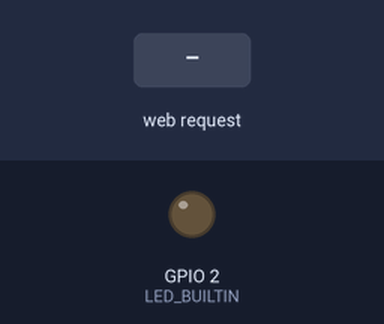
The sketch below on a simulated ESP32. Parts: output pins drawn as LEDs (lit = HIGH). The test bench sets the inputs (shaded band). WiFi joins after 1.5 s; servers stay silent unless stated; what the sketch prints to the serial monitor is not drawn.

Above: at 2.7 s.
2.8 s: HTTP request GET /LED_BUILTIN/on received
At 4.0 s:
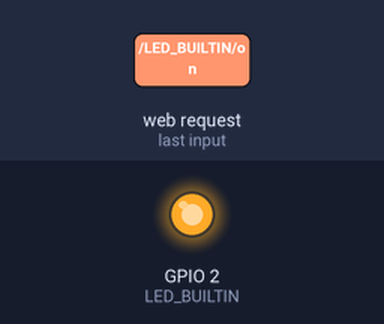
4.3 s: HTTP request GET /LED_BUILTIN/off received
At 5.3 s:
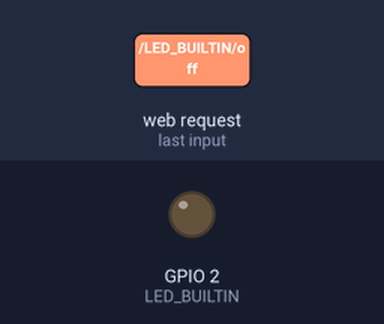
Timing chart, 0 to 7.3 s (numbered marks = the images above; inputs shaded):
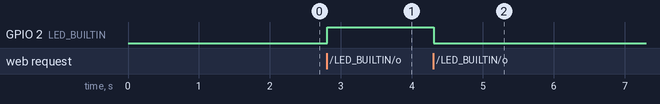

The sketch:

Web_server.ino
```cpp
#include <WiFi.h>

//Add own ssid and password
const char* ssid = "";
const char* password = "";

WiFiServer server(80);

String header;

String led = "off";

// Current time
unsigned long currentTime = millis();
// Previous time
unsigned long previousTime = 0;
// Define timeout time in milliseconds (example: 2000ms = 2s)
const long timeoutTime = 2000;

void setup() {
  pinMode(LED_BUILTIN, OUTPUT);
  Serial.begin(115200);

  //Conectarse al wifi
  Serial.print("Connecting to...");
  Serial.print(ssid);
  WiFi.begin(ssid, password);
  while (WiFi.status() != WL_CONNECTED) {
    delay(500);
    Serial.print(".");
  }

  //Ip del esp y empieza el servidor
  Serial.print("");
  Serial.print("WiFi connected.");
  Serial.print("IP address: ");
  Serial.print(WiFi.localIP());
  server.begin();

}

void loop() {
  WiFiClient client = server.available();   // Listen for incoming clients

  if (client) {                             // If a new client connects,
    currentTime = millis();
    previousTime = currentTime;
    Serial.println("New Client.");          // print a message out in the serial port
    String currentLine = "";                // make a String to hold incoming data from the client
    while (client.connected() && currentTime - previousTime <= timeoutTime) {  // loop while the client's connected
      currentTime = millis();
      if (client.available()) {             // if there's bytes to read from the client,
        char c = client.read();             // read a byte, then
        Serial.write(c);                    // print it out the serial monitor
        header += c;
        if (c == '\n') {                    // if the byte is a newline character
          // if the current line is blank, you got two newline characters in a row.
          // that's the end of the client HTTP request, so send a response:
          if (currentLine.length() == 0) {
            // HTTP headers always start with a response code (e.g. HTTP/1.1 200 OK)
            // and a content-type so the client knows what's coming, then a blank line:
            client.println("HTTP/1.1 200 OK");
            client.println("Content-type:text/html");
            client.println("Connection: close");
            client.println();

            //Prender led del esp
            if (header.indexOf("GET /LED_BUILTIN/on") >= 0) {
              Serial.println("LED_BUILTIN on");
              led = "on";
              digitalWrite(LED_BUILTIN, HIGH);
            } else if (header.indexOf("GET /LED_BUILTIN/off") >= 0) {
              Serial.println("LED_BUILTIN off");
              led = "off";
              digitalWrite(LED_BUILTIN, LOW);
            }

            // Display the HTML web page
            client.println("<!DOCTYPE html><html>");
            client.println("<head><meta name=\"viewport\" content=\"width=device-width, initial-scale=1\">");
            client.println("<link rel=\"icon\" href=\"data:,\">");

            //CSS
            client.println("<style>html { font-family: Helvetica; display: inline-block; margin: 0px auto; text-align: center;}");
            client.println(".button { background-color: #4CAF50; border: none; color: white; padding: 16px 40px;");
            client.println("text-decoration: none; font-size: 30px; margin: 2px; cursor: pointer;}");
            client.println(".button2 {background-color: #555555;}</style></head>");

            client.println("<body><h1>ESP32 Web Server</h1>");

            // Display current state, and ON/OFF buttons for LED_BUILTIN
            client.println("<p>LED_BUILTIN - State " + led + "</p>");
            // If the output26State is off, it displays the ON button
            if (led=="off") {
              client.println("<p><a href=\"/LED_BUILTIN/on\"><button class=\"button\">ON</button></a></p>");
            } else {
              client.println("<p><a href=\"/LED_BUILTIN/off\"><button class=\"button button2\">OFF</button></a></p>");
            }

            client.println("</body></html>");

            } else { // if you got a newline, then clear currentLine
            currentLine = "";
          }
        } else if (c != '\r') {  // if you got anything else but a carriage return character,
          currentLine += c;      // add it to the end of the currentLine
        }
      }
    }

    // Clear the header variable
    header = "";
    // Close the connection
    client.stop();
    Serial.println("Client disconnected.");
    Serial.println("");
  }
}
```

Measured:
- after the input at 2.8 s, GPIO 2 (LED_BUILTIN): LOW → HIGH at once
- after the input at 4.3 s, GPIO 2 (LED_BUILTIN): HIGH → LOW at once
